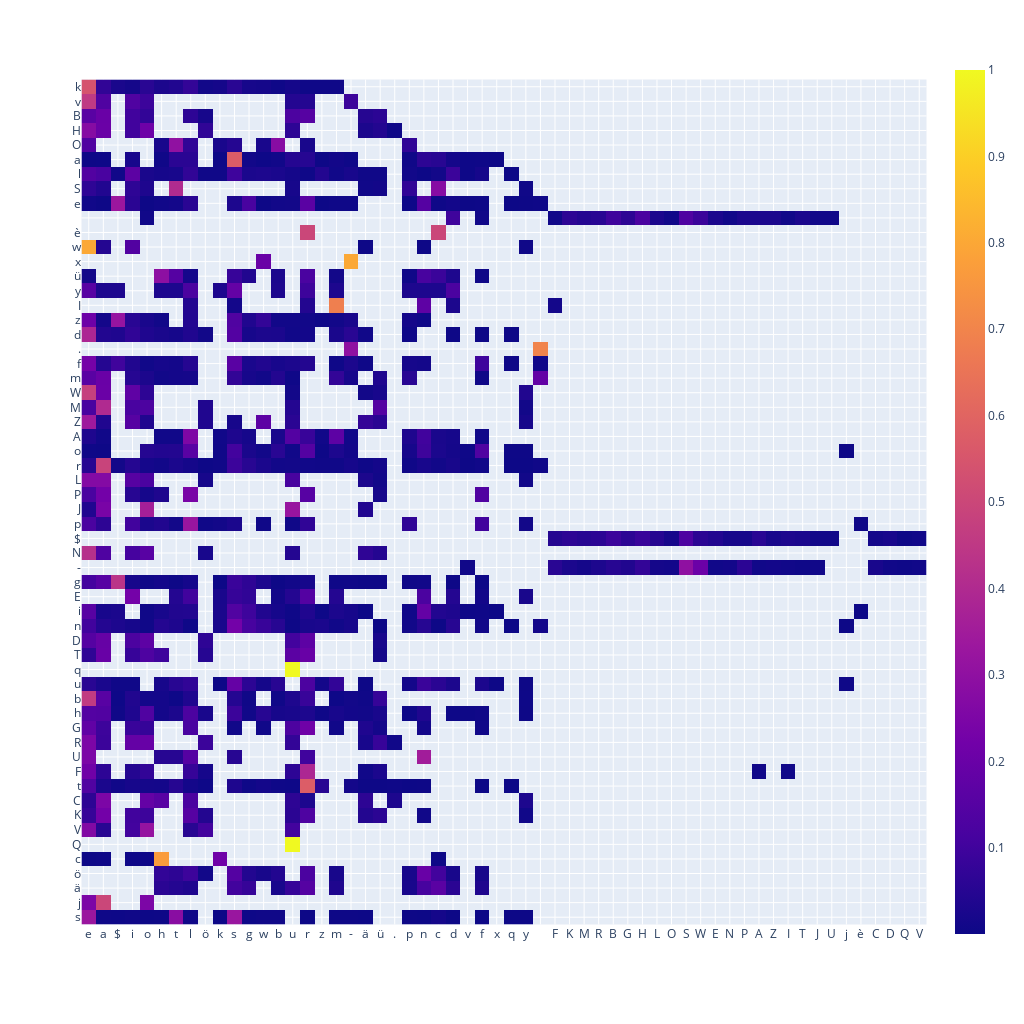

Notebook code for this chart:
### Markdown cell above
Lets visualize this lookup table

### Code cell
import plotly.express as px
import pandas as pd

px.imshow(pd.DataFrame.from_dict(freq_per_char).T, width=1024, height=1024)

### Figure 1 — Plotly figure (JSON) as saved in the notebook; plotly's stock layout.template omitted (floating-point values rounded to 4 significant figures; data arrays with more than 128 entries replaced by an {"elided": "..."} marker saying what was removed)
{"data": [{"coloraxis": "coloraxis", "hovertemplate": "x: %{x}<br>y: %{y}<br>color: %{z}<extra></extra>", "name": "0", "type": "heatmap", "x": ["e", "a", "$", "i", "o", "h", "t", "l", "ö", "k", "s", "g", "w", "b", "u", "r", "z", "m", "-", "ä", "ü", ".", "p", "n", "c", "d", "v", "f", "x", "q", "y", " ", "F", "K", "M", "R", "B", "G", "H", "L", "O", "S", "W", "E", "N", "P", "A", "Z", "I", "T", "J", "U", "j", "è", "C", "D", "Q", "V"], "xaxis": "x", "y": ["k", "v", "B", "H", "O", "a", "l", "S", "e", " ", "è", "w", "x", "ü", "y", "I", "z", "d", ".", "f", "m", "W", "M", "Z", "A", "o", "r", "L", "P", "J", "p", "$", "N", "-", "g", "E", "i", "n", "D", "T", "q", "u", "b", "h", "G", "R", "U", "F", "t", "C", "K", "V", "Q", "c", "ö", "ä", "j", "s"], "yaxis": "y", "z": {"elided": "58x58 float values"}}], "layout": {"coloraxis": {"colorscale": [[0, "#0d0887"], [0.1111, "#46039f"], [0.2222, "#7201a8"], [0.3333, "#9c179e"], [0.4444, "#bd3786"], [0.5556, "#d8576b"], [0.6667, "#ed7953"], [0.7778, "#fb9f3a"], [0.8889, "#fdca26"], [1, "#f0f921"]]}, "height": 1024, "margin": {"t": 60}, "width": 1024, "xaxis": {"anchor": "y", "autorange": true, "constrain": "domain", "domain": [1.11e-16, 1.0], "range": [-0.5, 57.5], "scaleanchor": "y", "type": "category"}, "yaxis": {"anchor": "x", "autorange": true, "constrain": "domain", "domain": [0.02206, 0.9779], "range": [57.5, -0.5], "type": "category"}}}
